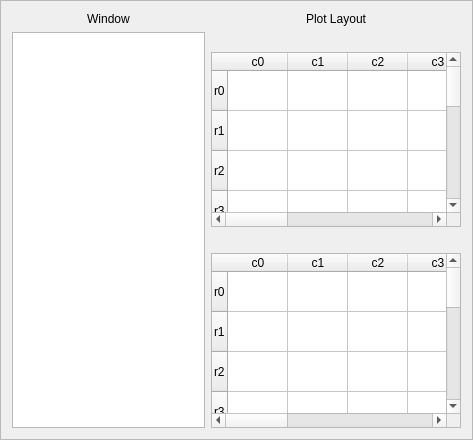
<?xml version="1.0" encoding="UTF-8"?>
<ui version="4.0">
 <class>frmWindowLayout</class>
 <widget class="QFrame" name="frmWindowLayout">
  <property name="geometry">
   <rect>
    <x>0</x>
    <y>0</y>
    <width>473</width>
    <height>440</height>
   </rect>
  </property>
  <property name="windowTitle">
   <string>Frame</string>
  </property>
  <property name="frameShape">
   <enum>QFrame::StyledPanel</enum>
  </property>
  <property name="frameShadow">
   <enum>QFrame::Raised</enum>
  </property>
  <layout class="QGridLayout" name="gridLayout_2">
   <item row="0" column="0">
    <layout class="QGridLayout" name="gridLayout">
     <item row="1" column="1">
      <widget class="QLabel" name="lblCurrentWindow1">
       <property name="maximumSize">
        <size>
         <width>16777215</width>
         <height>20</height>
        </size>
       </property>
       <property name="text">
        <string/>
       </property>
       <property name="alignment">
        <set>Qt::AlignCenter</set>
       </property>
      </widget>
     </item>
     <item row="3" column="1">
      <widget class="QLabel" name="lblCurrentWindow2">
       <property name="maximumSize">
        <size>
         <width>16777215</width>
         <height>20</height>
        </size>
       </property>
       <property name="text">
        <string/>
       </property>
       <property name="alignment">
        <set>Qt::AlignCenter</set>
       </property>
      </widget>
     </item>
     <item row="4" column="1">
      <widget class="QTableWidget" name="tblPlot2">
       <property name="minimumSize">
        <size>
         <width>200</width>
         <height>150</height>
        </size>
       </property>
       <property name="maximumSize">
        <size>
         <width>1000000</width>
         <height>16777215</height>
        </size>
       </property>
       <property name="gridStyle">
        <enum>Qt::SolidLine</enum>
       </property>
       <attribute name="horizontalHeaderDefaultSectionSize">
        <number>60</number>
       </attribute>
       <attribute name="verticalHeaderDefaultSectionSize">
        <number>40</number>
       </attribute>
       <row>
        <property name="text">
         <string>r0</string>
        </property>
       </row>
       <row>
        <property name="text">
         <string>r1</string>
        </property>
       </row>
       <row>
        <property name="text">
         <string>r2</string>
        </property>
       </row>
       <row>
        <property name="text">
         <string>r3</string>
        </property>
       </row>
       <row>
        <property name="text">
         <string>r4</string>
        </property>
       </row>
       <row>
        <property name="text">
         <string>r5</string>
        </property>
       </row>
       <row>
        <property name="text">
         <string>r6</string>
        </property>
       </row>
       <row>
        <property name="text">
         <string>r7</string>
        </property>
       </row>
       <row>
        <property name="text">
         <string>r8</string>
        </property>
       </row>
       <row>
        <property name="text">
         <string>r9</string>
        </property>
       </row>
       <column>
        <property name="text">
         <string>c0</string>
        </property>
       </column>
       <column>
        <property name="text">
         <string>c1</string>
        </property>
       </column>
       <column>
        <property name="text">
         <string>c2</string>
        </property>
       </column>
       <column>
        <property name="text">
         <string>c3</string>
        </property>
       </column>
       <column>
        <property name="text">
         <string>c4</string>
        </property>
       </column>
       <column>
        <property name="text">
         <string>c5</string>
        </property>
       </column>
       <column>
        <property name="text">
         <string>c6</string>
        </property>
       </column>
       <column>
        <property name="text">
         <string>c7</string>
        </property>
       </column>
       <column>
        <property name="text">
         <string>c8</string>
        </property>
       </column>
       <column>
        <property name="text">
         <string>c9</string>
        </property>
       </column>
      </widget>
     </item>
     <item row="0" column="0">
      <widget class="QLabel" name="lblWindow">
       <property name="maximumSize">
        <size>
         <width>16777215</width>
         <height>20</height>
        </size>
       </property>
       <property name="text">
        <string>Window</string>
       </property>
       <property name="alignment">
        <set>Qt::AlignCenter</set>
       </property>
      </widget>
     </item>
     <item row="1" column="0" rowspan="4">
      <widget class="QListWidget" name="lstWindow">
       <property name="minimumSize">
        <size>
         <width>100</width>
         <height>200</height>
        </size>
       </property>
       <property name="maximumSize">
        <size>
         <width>200</width>
         <height>16777215</height>
        </size>
       </property>
       <property name="verticalScrollBarPolicy">
        <enum>Qt::ScrollBarAsNeeded</enum>
       </property>
       <property name="autoScroll">
        <bool>true</bool>
       </property>
       <property name="tabKeyNavigation">
        <bool>false</bool>
       </property>
       <property name="showDropIndicator" stdset="0">
        <bool>true</bool>
       </property>
       <property name="dragEnabled">
        <bool>false</bool>
       </property>
       <property name="selectionMode">
        <enum>QAbstractItemView::ExtendedSelection</enum>
       </property>
       <property name="movement">
        <enum>QListView::Static</enum>
       </property>
       <property name="flow">
        <enum>QListView::TopToBottom</enum>
       </property>
       <property name="isWrapping" stdset="0">
        <bool>false</bool>
       </property>
       <property name="resizeMode">
        <enum>QListView::Fixed</enum>
       </property>
       <property name="layoutMode">
        <enum>QListView::SinglePass</enum>
       </property>
       <property name="uniformItemSizes">
        <bool>false</bool>
       </property>
       <property name="wordWrap">
        <bool>false</bool>
       </property>
       <property name="selectionRectVisible">
        <bool>false</bool>
       </property>
       <property name="currentRow">
        <number>-1</number>
       </property>
      </widget>
     </item>
     <item row="0" column="1">
      <widget class="QLabel" name="lblPlot">
       <property name="maximumSize">
        <size>
         <width>10000</width>
         <height>20</height>
        </size>
       </property>
       <property name="text">
        <string>Plot Layout</string>
       </property>
       <property name="alignment">
        <set>Qt::AlignCenter</set>
       </property>
      </widget>
     </item>
     <item row="2" column="1">
      <widget class="QTableWidget" name="tblPlot1">
       <property name="minimumSize">
        <size>
         <width>200</width>
         <height>150</height>
        </size>
       </property>
       <property name="maximumSize">
        <size>
         <width>1000000</width>
         <height>16777215</height>
        </size>
       </property>
       <property name="gridStyle">
        <enum>Qt::SolidLine</enum>
       </property>
       <attribute name="horizontalHeaderDefaultSectionSize">
        <number>60</number>
       </attribute>
       <attribute name="verticalHeaderDefaultSectionSize">
        <number>40</number>
       </attribute>
       <row>
        <property name="text">
         <string>r0</string>
        </property>
       </row>
       <row>
        <property name="text">
         <string>r1</string>
        </property>
       </row>
       <row>
        <property name="text">
         <string>r2</string>
        </property>
       </row>
       <row>
        <property name="text">
         <string>r3</string>
        </property>
       </row>
       <row>
        <property name="text">
         <string>r4</string>
        </property>
       </row>
       <row>
        <property name="text">
         <string>r5</string>
        </property>
       </row>
       <row>
        <property name="text">
         <string>r6</string>
        </property>
       </row>
       <row>
        <property name="text">
         <string>r7</string>
        </property>
       </row>
       <row>
        <property name="text">
         <string>r8</string>
        </property>
       </row>
       <row>
        <property name="text">
         <string>r9</string>
        </property>
       </row>
       <column>
        <property name="text">
         <string>c0</string>
        </property>
       </column>
       <column>
        <property name="text">
         <string>c1</string>
        </property>
       </column>
       <column>
        <property name="text">
         <string>c2</string>
        </property>
       </column>
       <column>
        <property name="text">
         <string>c3</string>
        </property>
       </column>
       <column>
        <property name="text">
         <string>c4</string>
        </property>
       </column>
       <column>
        <property name="text">
         <string>c5</string>
        </property>
       </column>
       <column>
        <property name="text">
         <string>c6</string>
        </property>
       </column>
       <column>
        <property name="text">
         <string>c7</string>
        </property>
       </column>
       <column>
        <property name="text">
         <string>c8</string>
        </property>
       </column>
       <column>
        <property name="text">
         <string>c9</string>
        </property>
       </column>
      </widget>
     </item>
    </layout>
   </item>
  </layout>
 </widget>
 <resources/>
 <connections/>
</ui>
